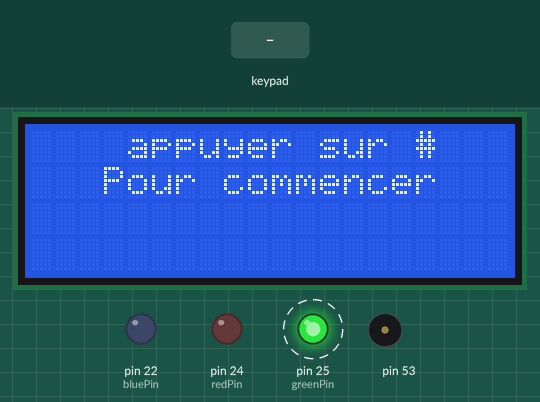
Recording of a sketch running on a simulated Arduino Mega 2560, built with avr-gcc and run on an emulated ATmega2560. Shown: 20×4 character LCD, output pins drawn as LEDs (lit = HIGH), buzzer (waves = sounding). Dashed ring = blinking. Inputs (shaded band) come from the test bench.

Above: at 0.87 s.
1.3 s: key '#' pressed
At 2.5 s:
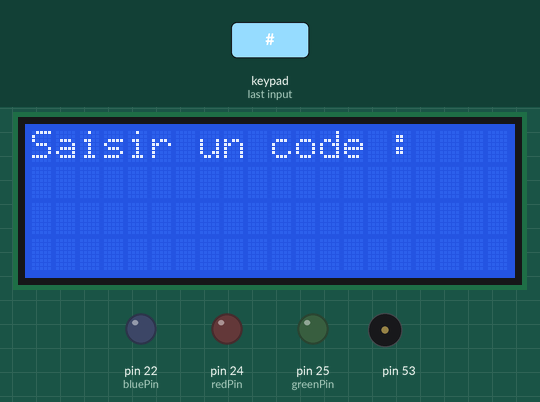
At 3.9 s:
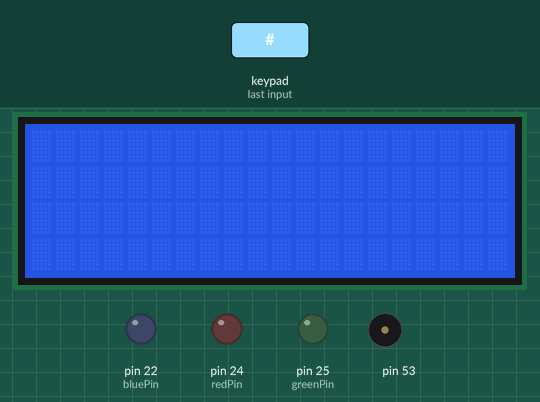
4.3 s: keypad keys 3 0 3 1 3 2 3 3 pressed 0.4 s apart
At 6.2 s:
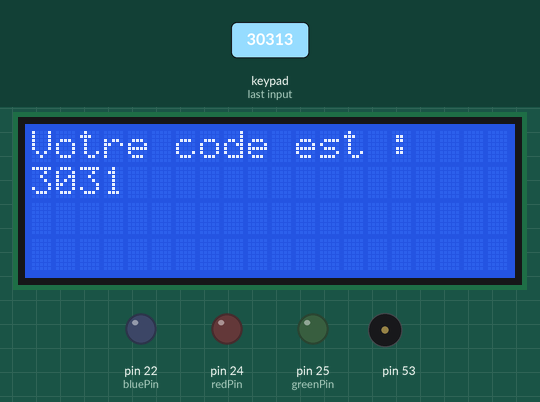
Timing chart, 0 to 14.7 s (numbered marks = the images above; inputs shaded):
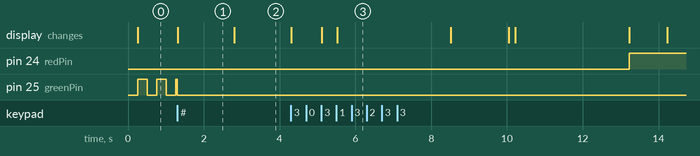

The sketch:

BOMB_Paintball.ino
```cpp
#include <LiquidCrystal.h>
#include <Keypad.h>

bool ledState = 0;
long prevMillis = 0;
long led_delay = 250;
char key;
unsigned long currentMillis =0;
unsigned long startMillis = 0;
int period = 1000;
int temps = 0;
 int minu;
 int sec;
const byte ROWS = 4; //nombre de lignes
const byte COLS = 3; //nombre de colonnes

char keys[ROWS][COLS] =
{
{'1', '2', '3'},
{'4', '5', '6'},
{'7', '8', '9'},
{'*', '0', '#'}
};
byte rowPins[ROWS] = {30,31,32,33}; //initialisation des numeros de lignes
byte colPins[COLS] ={34,35,36}; //initialisation des numeros de colonnes

Keypad keypad = Keypad( makeKeymap(keys), rowPins, colPins, ROWS, COLS );


LiquidCrystal lcd(12,11,5,4,3,2);
int redPin = 24;
int greenPin = 25;
int bluePin = 22;

void actualisationTemps(){
         tone(53, 3000);
         lcd.setCursor(6,1);
         lcd.print(minu);
         lcd.print(" : ");
         lcd.print(sec);                          // affiche le temps
         setColor(255,0,0);
         noTone(53);
         sec--;
         if(sec == 0){
          minu--;
          sec = 59;
         }
         key = keypad.getKey();
}

void setup()
{

  pinMode(redPin, OUTPUT);
  pinMode(greenPin, OUTPUT);
  pinMode(bluePin, OUTPUT);
  pinMode(53, OUTPUT);
  lcd.begin(20,4);
  lcd.setCursor(0,0);


}

void loop()
{

 key = keypad.getKey();


 int r=0;
 int g=0;
 int b=0;
 int mdp = 0;
 int i = 1;
 int pu = 1000;
 int pu2 = 10;
 int nbr_sai = 0;
 int nbr;


 int Vf;
 int pu3 = 1000;
 int t;


while(key != '#'){
   if (millis() - prevMillis > led_delay){
      ledState =! ledState;
      digitalWrite(greenPin, ledState);
      prevMillis = millis();
      lcd.setCursor(4,0);
      lcd.print("appuyer sur #");
      lcd.setCursor(3,1);
      lcd.print("Pour commencer");
   }
   key = keypad.getKey();
 }

 lcd.clear();
 setColor(0,0,0);
 lcd.setCursor(0,0);
 lcd.print("Saisir un code : ");
 delay(1500);
 lcd.clear();

         for (i=1;i<=4;i++)
          {
           do
            {
             nbr_sai= keypad.getKey();
            }
            while (nbr_sai == NO_KEY);

           nbr_sai=nbr_sai-48;
           nbr_sai=nbr_sai*pu;
           mdp=nbr_sai+mdp;
           lcd.clear();
           lcd.print(mdp);
           pu=pu/10;
         }

    lcd.clear();
    lcd.print("Votre code est :");
    lcd.setCursor(0,1);
    lcd.print(mdp);
    delay(3000);
    lcd.clear();

   lcd.setCursor(0,0);
   lcd.print("choisir temps : ");
   delay(1500);
   lcd.clear();


         for (i=1;i<=2;i++)
           {
             do
              {
               nbr = keypad.getKey();
              }
             while (nbr == NO_KEY);

             nbr=nbr-48;
             nbr=nbr*pu2;
             temps = nbr+temps;
             minu = temps-1;
             sec = 59;
             lcd.clear();
             lcd.print(temps);
             pu2 = pu2/10;

           }

            lcd.clear();
            lcd.print("votre temps : ");
            lcd.print(temps);
            lcd.setCursor(17,0);
            lcd.print("min");
            delay(3000);
            lcd.clear();


      currentMillis = millis();
      startMillis = millis();
      actualisationTemps(); //intialisation pour calcul millis


      while(1){
       currentMillis = millis();
       if(key == '*')
        {

              lcd.clear();
              noTone(53);
              setColor(0,0,0);
              lcd.print("CODE : ");
              delay(1000);
              lcd.clear();

              for (i=1;i<=4;i++)
              {
                 do
                 {
                   nbr_sai= keypad.getKey();
                 }
               while (nbr_sai == NO_KEY);

               nbr_sai=nbr_sai-48;
               nbr_sai=nbr_sai*pu3;
               Vf=nbr_sai+Vf;
               lcd.clear();
               lcd.print(Vf);
               pu3=pu3/10;
              }


              lcd.clear();


            if (Vf == mdp)
             {
               lcd.setCursor(6,1);
               lcd.print("CODE BON");
               delay(50);
               tone(53, 2000);
               delay(250);
               tone(53, 3000);
               delay(150);
               noTone(53);
               delay(3000);
               lcd.clear();
               goto fin;
             }
           else
             {
               lcd.setCursor(4,1);
               lcd.print("CODE MAUVAIS");
               tone(53, 2000);
               delay(250);
               noTone(53);
               tone(53, 2000);
               delay(250);
               noTone(53);
               tone(53, 2000);
               delay(250);
               noTone(53);
               tone(53, 2000);
               delay(250);
               noTone(53);
               delay(3000);
               lcd.clear();
               pu3=1000;
               Vf=0;
               key = ' ';
             }
        }
        if(currentMillis - startMillis >= period){
          actualisationTemps();
          startMillis = currentMillis;
        }


      }


////////////////////////////////////////////////////////////////////////////////////////////

          delay(500);
          setColor(0,0,0);
          noTone(53);
          delay(500);
          lcd.clear();


 lcd.setCursor(8,1);
lcd.print("BOOM");
for (t=3000;t>=0;t--)
  {
    tone(53, t);

  }
for (t=0;t<=3000;t++)
  {
    tone(53, t);

  }
for (t=3000;t>=0;t--)
  {
    tone(53, t);

  }
for (t=0;t<=3000;t++)
  {
    tone(53, t);

  }
for (t=3000;t>=0;t--)
  {
    tone(53, t);

  }
for (t=0;t<=3000;t++)
  {
    tone(53, t);

  }
for (t=3000;t>=0;t--)
  {
    tone(53, t);

  }
for (t=0;t<=3000;t++)
  {
    tone(53, t);

  }


noTone(53);
lcd.clear();

fin:;

}


void setColor(int red, int green, int blue)
{
  #ifdef COMMON_ANODE
    red = 255 - red;
    green = 255 - green;
    blue = 255 - blue;
  #endif
  analogWrite(redPin, red);
  analogWrite(greenPin, green);
  analogWrite(bluePin, blue);
}
```

Measured:
- after the input at 1.3 s, the display: changes at once (image 1)
- after the input at 4.3 s, pin 24 (redPin): LOW → HIGH after 8.9 s; the display: first changes at once (image 3 shows a later state)
- what the display in image 1 shows lasts 1.5 s, from 1.3 s to 2.8 s
